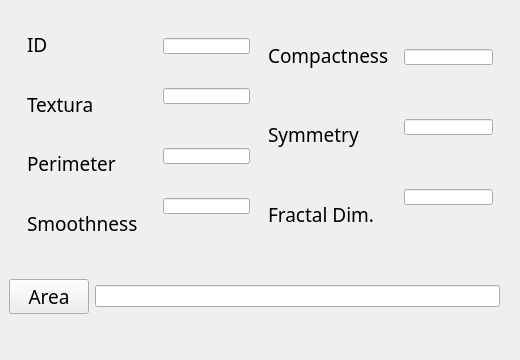
       <widget class="QWidget" name="page_8">
        <widget class="QWidget" name="widget_51" native="true">
         <property name="geometry">
          <rect>
           <x>0</x>
           <y>0</y>
           <width>511</width>
           <height>351</height>
          </rect>
         </property>
         <widget class="QWidget" name="widget_52" native="true">
          <property name="geometry">
           <rect>
            <x>0</x>
            <y>0</y>
            <width>511</width>
            <height>351</height>
           </rect>
          </property>
          <widget class="QWidget" name="widget_53" native="true">
           <property name="geometry">
            <rect>
             <x>9</x>
             <y>9</y>
             <width>493</width>
             <height>251</height>
            </rect>
           </property>
           <widget class="QWidget" name="widget_54" native="true">
            <property name="geometry">
             <rect>
              <x>9</x>
              <y>-1</y>
              <width>241</width>
              <height>251</height>
             </rect>
            </property>
            <layout class="QHBoxLayout" name="horizontalLayout_18">
             <item>
              <widget class="QWidget" name="widget_55" native="true">
               <layout class="QVBoxLayout" name="verticalLayout_2">
                <item>
                 <widget class="QLabel" name="label_7">
                  <property name="font">
                   <font>
                    <family>Bodoni MT</family>
                    <pointsize>14</pointsize>
                   </font>
                  </property>
                  <property name="text">
                   <string>ID</string>
                  </property>
                 </widget>
                </item>
                <item>
                 <widget class="QLabel" name="label_29">
                  <property name="font">
                   <font>
                    <family>Bodoni MT</family>
                    <pointsize>14</pointsize>
                   </font>
                  </property>
                  <property name="text">
                   <string>Textura</string>
                  </property>
                 </widget>
                </item>
                <item>
                 <widget class="QLabel" name="label_30">
                  <property name="font">
                   <font>
                    <family>Bodoni MT</family>
                    <pointsize>14</pointsize>
                   </font>
                  </property>
                  <property name="text">
                   <string>Perimeter</string>
                  </property>
                 </widget>
                </item>
                <item>
                 <widget class="QLabel" name="label_31">
                  <property name="font">
                   <font>
                    <family>Bodoni MT</family>
                    <pointsize>14</pointsize>
                   </font>
                  </property>
                  <property name="text">
                   <string>Smoothness</string>
                  </property>
                 </widget>
                </item>
               </layout>
              </widget>
             </item>
             <item>
              <widget class="QWidget" name="widget_56" native="true">
               <widget class="QLineEdit" name="ID_line_2">
                <property name="geometry">
                 <rect>
                  <x>10</x>
                  <y>30</y>
                  <width>87</width>
                  <height>16</height>
                 </rect>
                </property>
               </widget>
               <widget class="QLineEdit" name="textura_line_2">
                <property name="geometry">
                 <rect>
                  <x>10</x>
                  <y>80</y>
                  <width>87</width>
                  <height>16</height>
                 </rect>
                </property>
               </widget>
               <widget class="QLineEdit" name="Smoothness_line_2">
                <property name="geometry">
                 <rect>
                  <x>10</x>
                  <y>190</y>
                  <width>87</width>
                  <height>16</height>
                 </rect>
                </property>
               </widget>
               <widget class="QLineEdit" name="Perimeter_line_2">
                <property name="geometry">
                 <rect>
                  <x>10</x>
                  <y>140</y>
                  <width>87</width>
                  <height>16</height>
                 </rect>
                </property>
               </widget>
              </widget>
             </item>
            </layout>
           </widget>
           <widget class="QWidget" name="widget_57" native="true">
            <property name="geometry">
             <rect>
              <x>250</x>
              <y>0</y>
              <width>241</width>
              <height>251</height>
             </rect>
            </property>
            <layout class="QHBoxLayout" name="horizontalLayout_19">
             <item>
              <widget class="QWidget" name="widget_58" native="true">
               <layout class="QVBoxLayout" name="verticalLayout_9">
                <item>
                 <widget class="QLabel" name="label_32">
                  <property name="font">
                   <font>
                    <family>Bodoni MT</family>
                    <pointsize>14</pointsize>
                   </font>
                  </property>
                  <property name="text">
                   <string>Compactness</string>
                  </property>
                 </widget>
                </item>
                <item>
                 <widget class="QLabel" name="label_33">
                  <property name="font">
                   <font>
                    <family>Bodoni MT</family>
                    <pointsize>14</pointsize>
                   </font>
                  </property>
                  <property name="text">
                   <string>Symmetry</string>
                  </property>
                 </widget>
                </item>
                <item>
                 <widget class="QLabel" name="label_34">
                  <property name="font">
                   <font>
                    <family>Bodoni MT</family>
                    <pointsize>14</pointsize>
                   </font>
                  </property>
                  <property name="text">
                   <string>Fractal Dim.</string>
                  </property>
                 </widget>
                </item>
               </layout>
              </widget>
             </item>
             <item>
              <widget class="QWidget" name="widget_59" native="true">
               <widget class="QLineEdit" name="sym_line_2">
                <property name="geometry">
                 <rect>
                  <x>0</x>
                  <y>110</y>
                  <width>89</width>
                  <height>16</height>
                 </rect>
                </property>
               </widget>
               <widget class="QLineEdit" name="fractal_line_2">
                <property name="geometry">
                 <rect>
                  <x>0</x>
                  <y>180</y>
                  <width>89</width>
                  <height>16</height>
                 </rect>
                </property>
               </widget>
               <widget class="QLineEdit" name="Comp_line_2">
                <property name="geometry">
                 <rect>
                  <x>0</x>
                  <y>40</y>
                  <width>89</width>
                  <height>16</height>
                 </rect>
                </property>
               </widget>
              </widget>
             </item>
            </layout>
           </widget>
          </widget>
          <widget class="QWidget" name="widget_60" native="true">
           <property name="geometry">
            <rect>
             <x>9</x>
             <y>251</y>
             <width>491</width>
             <height>91</height>
            </rect>
           </property>
           <layout class="QGridLayout" name="gridLayout_16">
            <item row="0" column="0">
             <widget class="QPushButton" name="AreaButton_2">
              <property name="font">
               <font>
                <family>Bodoni MT</family>
                <pointsize>14</pointsize>
               </font>
              </property>
              <property name="text">
               <string>Area</string>
              </property>
              <property name="icon">
               <iconset resource="resources.qrc">
                <normaloff>:/purple_icons/assets/purple/clipboard.svg</normaloff>:/purple_icons/assets/purple/clipboard.svg</iconset>
              </property>
             </widget>
            </item>
            <item row="0" column="1">
             <widget class="QLineEdit" name="AreaC"/>
            </item>
           </layout>
          </widget>
         </widget>
        </widget>
       </widget>
